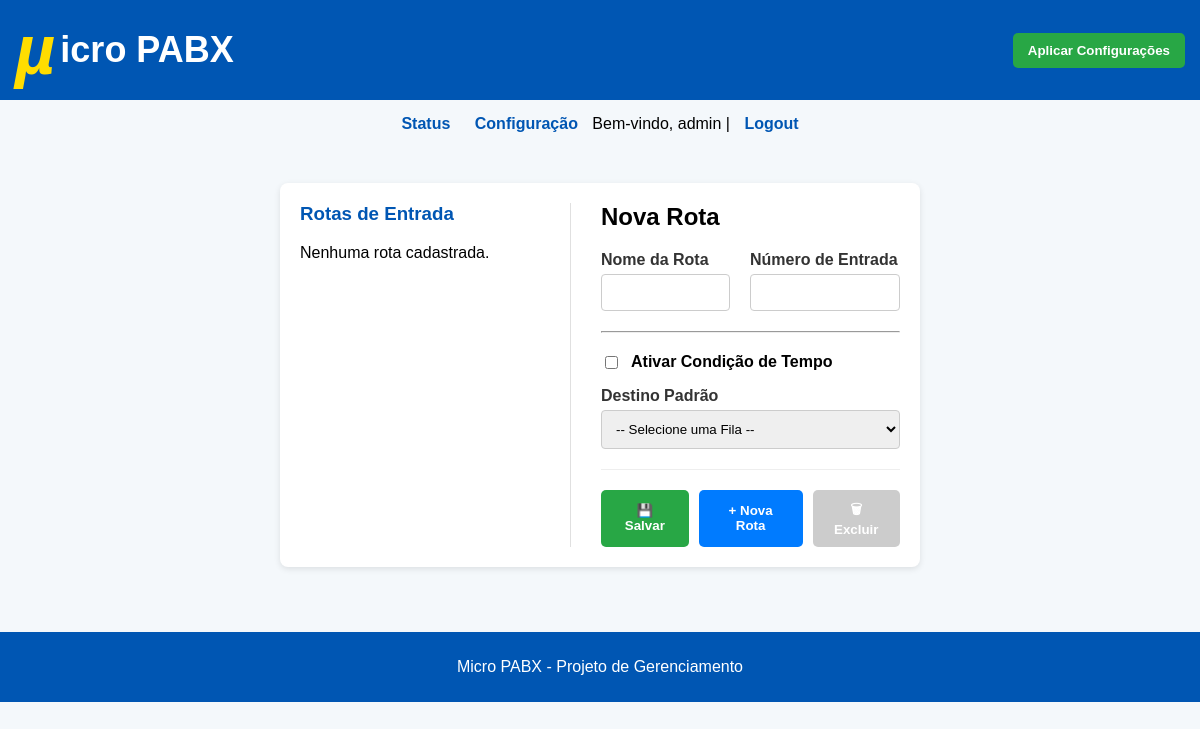
Before: /config/rotas (signed in) with the older database file.
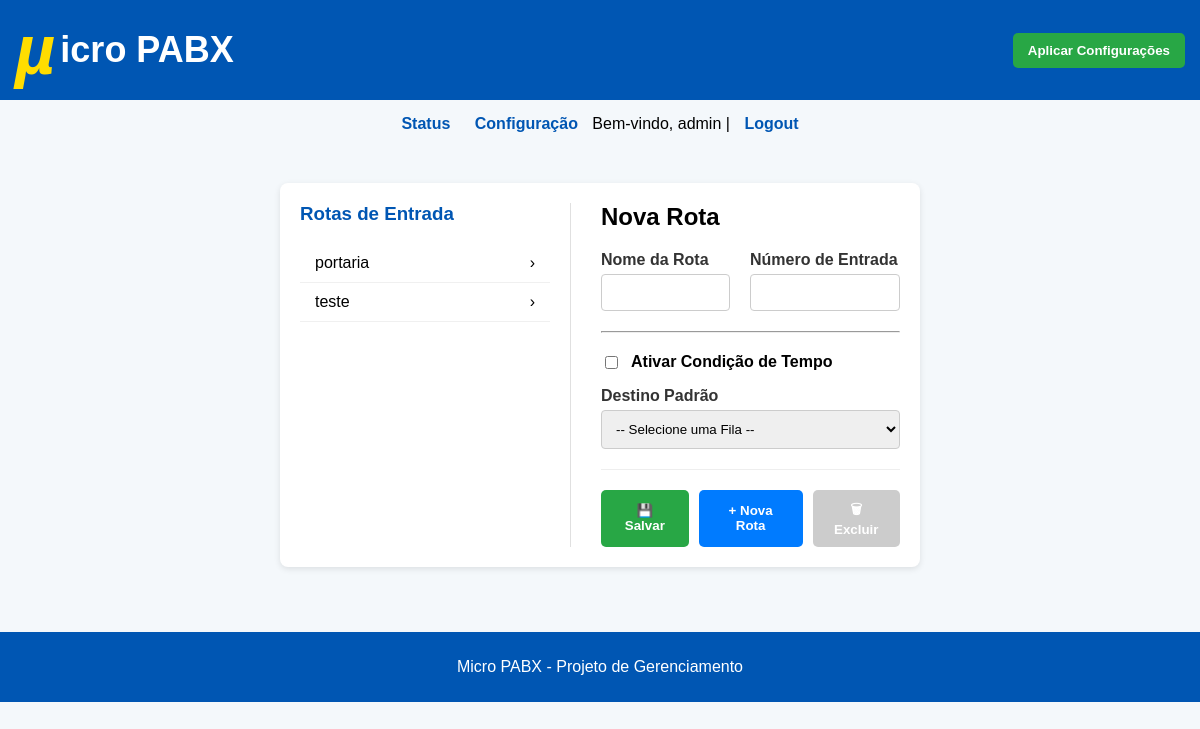
After: the same page with the newer database file.
### tables this page shows
CREATE TABLE rotas (
                    id INTEGER PRIMARY KEY AUTOINCREMENT,
                    nome TEXT NOT NULL,
                    numero_entrada TEXT UNIQUE NOT NULL,
                    time_condition_enabled BOOLEAN NOT NULL DEFAULT 0,
                    time_start TEXT,
                    time_end TEXT,
                    days TEXT, -- Armazenado como string separada por vírgulas, ex: "mon,tue,wed"
                    dest_fila_if_time INTEGER, -- FK para o ID da tabela de filas
                    dest_fila_else INTEGER NOT NULL, -- FK para o ID da tabela de filas
                    FOREIGN KEY (dest_fila_if_time) REFERENCES filas(id) ON DELETE SET NULL,
                    FOREIGN KEY (dest_fila_else) REFERENCES filas(id) ON DELETE CASCADE
                );

### blueprints/rotas.py (the view, shortened to what this page needs)
@rotas_bp.route("/rotas", methods=["GET", "POST"])
@login_required
def config_rotas():
    rotas = get_all_rotas()
    filas = get_all_filas()
    return render_template("config_rotas.html", rotas=rotas, filas=filas)

### auth.py (called while the page is built)
def login_required(f):
    @wraps(f)
    def decorated_function(*args, **kwargs):
        if not session.get("user"):
            flash("Você precisa estar logado para acessar esta página.", "warning")
            return redirect(url_for("auth.login")) # Rota de login agora está no blueprint 'auth'
        return f(*args, **kwargs)
    return decorated_function

### blueprints/rotas.py (called while the page is built)
def get_all_rotas():
    db = get_db()
    rotas_raw = db.execute("""
        SELECT id, nome, numero_entrada, time_condition_enabled,
               time_start, time_end, days, dest_fila_if_time, dest_fila_else
        FROM rotas
        ORDER BY nome
    """).fetchall()
    db.close()
    rotas = [dict(row) for row in rotas_raw]
    return rotas

def get_all_filas():
    db = get_db()
    filas = db.execute("SELECT id, nome, fila FROM filas ORDER BY nome").fetchall()
    db.close()
    return filas

### database.py (called while the page is built)
def get_db():
    conn = sqlite3.connect(DB_PATH)
    conn.row_factory = sqlite3.Row
    return conn

### templates/config_rotas.html (shortened to what this page needs)
{% extends "base.html" %}
{% block content %}
<div class="card layout-split">
    <aside class="sidebar">
        <h3>Rotas de Entrada</h3>
        {% if rotas %}
            <ul class="item-list" id="route-list">
                {% for rota in rotas %}
                    <li onclick="selectRoute(this, '{{ rota.id }}', '{{ rota.nome }}', '{{ rota.numero_entrada }}', {{ rota.time_condition_enabled | tojson }}, '{{ rota.time_start }}', '{{ rota.time_end }}', '{{ rota.days }}', '{{ rota.dest_fila_if_time }}', '{{ rota.dest_fila_else }}')">
                        <span>{{ rota.nome }}</span>
                        <span>&rsaquo;</span>
                    </li>
                {% endfor %}
            </ul>
        {% else %}
            <p>Nenhuma rota cadastrada.</p>
        {% endif %}
    </aside>
    <main class="main-content">
        <h2 id="form-title">Nova Rota</h2>
        <form method="POST" id="route-form" action="{{ url_for('rotas.config_rotas') }}">
            <div class="form-row">
                <div class="form-group">
                    <label for="route-name">Nome da Rota</label>
                    <input type="text" id="route-name" name="nome" required>
                </div>
                <div class="form-group" style="flex-basis: 150px; flex-grow: 0;">
                    <label for="route-number">Número de Entrada</label>
                    <input type="text" id="route-number" name="numero_entrada" required>
                </div>
            </div>
            <hr style="margin: 20px 0;">
            <div class="time-condition-toggle">
                <input type="checkbox" id="time-condition-enabled" name="time_condition_enabled" onchange="toggleTimeCondition()">
                <label for="time-condition-enabled" style="margin:0; cursor:pointer;"><b>Ativar Condição de Tempo</b></label>
            </div>
            <div class="form-group">
                <label id="dest-else-label" for="dest-fila-else">Destino Padrão</label>
                <select id="dest-fila-else" name="dest_fila_else" required>
                    <option value="">-- Selecione uma Fila --</option>
                </select>
            </div>
            <div class="form-actions">
                <button type="submit" class="btn-save">&#128190; Salvar</button>
                <button type="button" class="btn-new" onclick="resetForm()">&#43; Nova Rota</button>
                <button type="button" class="btn-delete" id="btn-delete" onclick="excluirRota()" disabled>&#128465; Excluir</button>
            </div>
        </form>
    </main>
</div>
{% endblock %}

### templates/base.html (shortened to what this page needs)
<!DOCTYPE html>
<html lang="pt-BR">
<head>
</head>
<body>
    <header>
        <h1><span>&#181;</span>icro PABX</h1>
        <form action="{{ url_for('main.reload') }}" method="POST" style="display: inline;">
            <button type="submit">Aplicar Configurações</button>
        </form>
    </header>
    <nav>
        <a href="{{ url_for('main.index') }}">Status</a>
        <a href="{{ url_for('pabx.config_pabx') }}">Configuração</a>
        {% if session.get('user') %}
            <span>Bem-vindo, {{ session.get('user') }}</span>
        | <a href="{{ url_for('auth.logout') }}">Logout</a>
        {% endif %}
    </nav>
    <div class="container">
        {% block content %}{% endblock %}
    </div>
    <footer>
        <p>Micro PABX - Projeto de Gerenciamento</p>
    </footer>
</body>
</html>

### templates/base.html (style rules this page uses)
body { font-family: Arial, sans-serif; background-color: #f4f8fb; margin: 0; padding: 0; }
header { background-color: #0056b3; color: white; padding: 15px; display: flex; justify-content: space-between; align-items: center; }
header h1 { font-size: 36px; color: white; margin: 0; display: flex; align-items: center; }
header h1 span { font-weight: bold; color: #ffdd00; font-size: 70px; font-style: italic; line-height: 1; margin-right: 5px; align-items: center; }
header form { margin: 0; }
header button { background-color: #28a745; color: white; border: none; padding: 10px 15px; border-radius: 5px; font-weight: bold; cursor: pointer; }
nav { margin: 15px; text-align: center; }
nav a { margin: 0 10px; text-decoration: none; color: #0056b3; font-weight: bold; }
.container { padding: 20px; }
.card { background: white; border-radius: 8px; padding: 20px; margin: 15px auto; max-width: 600px; box-shadow: 0 2px 6px rgba(0,0,0,0.1); }
footer { background-color: #0056b3; color: white; text-align: center; padding: 10px; margin-top: 30px; }

### templates/config_rotas.html (style rules this page uses)
.layout-split { display: flex; gap: 30px; }
.sidebar { flex: 0 0 250px; border-right: 1px solid #e0e0e0; padding-right: 20px; }
.sidebar h3 { margin-top: 0; color: #0056b3; }
.item-list { list-style: none; padding: 0; margin: 0; max-height: 450px; overflow-y: auto; }
.item-list li { padding: 10px 15px; cursor: pointer; border-bottom: 1px solid #f0f0f0; transition: background-color 0.2s; display: flex; justify-content: space-between; align-items: center; }
.main-content { flex-grow: 1; }
.main-content h2 { margin-top: 0; }
.form-row { display: flex; gap: 20px; margin-bottom: 15px; }
.form-group { flex: 1; display: flex; flex-direction: column; }
.form-group label { font-weight: bold; margin-bottom: 5px; color: #333; }
.form-group input, .form-group select { width: 100%; padding: 10px; border: 1px solid #ccc; border-radius: 4px; box-sizing: border-box; }
.form-actions { display: flex; gap: 10px; margin-top: 20px; padding-top: 20px; border-top: 1px solid #eee; }
.form-actions button { padding: 10px 15px; border: none; border-radius: 5px; font-weight: bold; cursor: pointer; display: inline-flex; align-items: center; gap: 5px; }
.btn-save { background-color: #28a745; color: white; }
.btn-new { background-color: #007bff; color: white; }
.btn-delete { background-color: #dc3545; color: white; margin-left: auto; }
.btn-delete:disabled { background-color: #ccc; cursor: not-allowed; }
.time-condition-toggle { display: flex; align-items: center; gap: 10px; margin-bottom: 15px; }

Changed rows visible on the page:
added rotas: nome "portaria"
added rotas: nome "teste"
Other visible differences:
text no longer shown: "Nenhuma rota cadastrada."
